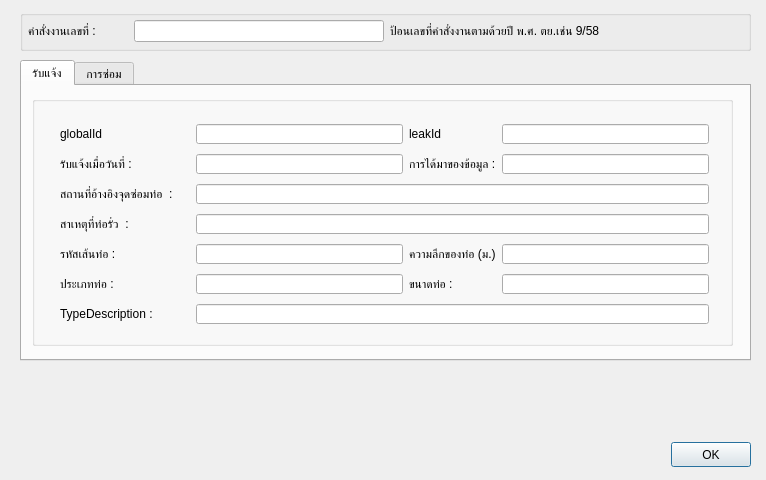
<?xml version="1.0" encoding="UTF-8"?>
<ui version="4.0">
 <class>Dialog</class>
 <widget class="QDialog" name="Dialog">
  <property name="geometry">
   <rect>
    <x>0</x>
    <y>0</y>
    <width>766</width>
    <height>480</height>
   </rect>
  </property>
  <property name="minimumSize">
   <size>
    <width>0</width>
    <height>480</height>
   </size>
  </property>
  <property name="maximumSize">
   <size>
    <width>766</width>
    <height>480</height>
   </size>
  </property>
  <property name="windowTitle">
   <string>Dialog</string>
  </property>
  <widget class="QGroupBox" name="groupBox">
   <property name="geometry">
    <rect>
     <x>20</x>
     <y>10</y>
     <width>731</width>
     <height>41</height>
    </rect>
   </property>
   <property name="title">
    <string/>
   </property>
   <widget class="QWidget" name="layoutWidget">
    <property name="geometry">
     <rect>
      <x>8</x>
      <y>10</y>
      <width>711</width>
      <height>22</height>
     </rect>
    </property>
    <layout class="QGridLayout" name="gridLayout">
     <item row="0" column="0">
      <widget class="QLabel" name="label">
       <property name="minimumSize">
        <size>
         <width>100</width>
         <height>0</height>
        </size>
       </property>
       <property name="maximumSize">
        <size>
         <width>100</width>
         <height>16777215</height>
        </size>
       </property>
       <property name="baseSize">
        <size>
         <width>100</width>
         <height>0</height>
        </size>
       </property>
       <property name="text">
        <string>คำสั่งงานเลขที่ : </string>
       </property>
      </widget>
     </item>
     <item row="0" column="1">
      <widget class="QLineEdit" name="leakNo">
       <property name="minimumSize">
        <size>
         <width>250</width>
         <height>0</height>
        </size>
       </property>
       <property name="maximumSize">
        <size>
         <width>250</width>
         <height>16777215</height>
        </size>
       </property>
      </widget>
     </item>
     <item row="0" column="2">
      <widget class="QLabel" name="label_2">
       <property name="text">
        <string>ป้อนเลขที่คำสั่งงานตามด้วยปี พ.ศ. ตย.เช่น 9/58</string>
       </property>
      </widget>
     </item>
    </layout>
   </widget>
  </widget>
  <widget class="QTabWidget" name="tabWidget">
   <property name="geometry">
    <rect>
     <x>20</x>
     <y>60</y>
     <width>731</width>
     <height>301</height>
    </rect>
   </property>
   <property name="currentIndex">
    <number>0</number>
   </property>
   <widget class="QWidget" name="tab">
    <attribute name="title">
     <string>รับแจ้ง</string>
    </attribute>
    <widget class="QGroupBox" name="groupBox_3">
     <property name="geometry">
      <rect>
       <x>10</x>
       <y>10</y>
       <width>701</width>
       <height>250</height>
      </rect>
     </property>
     <property name="title">
      <string/>
     </property>
     <widget class="QWidget" name="">
      <property name="geometry">
       <rect>
        <x>22</x>
        <y>22</y>
        <width>661</width>
        <height>212</height>
       </rect>
      </property>
      <layout class="QGridLayout" name="gridLayout_2">
       <property name="leftMargin">
        <number>6</number>
       </property>
       <property name="topMargin">
        <number>6</number>
       </property>
       <property name="rightMargin">
        <number>6</number>
       </property>
       <property name="bottomMargin">
        <number>6</number>
       </property>
       <property name="verticalSpacing">
        <number>10</number>
       </property>
       <item row="0" column="0">
        <widget class="QLabel" name="label_48">
         <property name="minimumSize">
          <size>
           <width>130</width>
           <height>0</height>
          </size>
         </property>
         <property name="text">
          <string>globalId</string>
         </property>
        </widget>
       </item>
       <item row="0" column="1">
        <widget class="QLineEdit" name="globalId">
         <property name="enabled">
          <bool>true</bool>
         </property>
         <property name="minimumSize">
          <size>
           <width>0</width>
           <height>0</height>
          </size>
         </property>
         <property name="maximumSize">
          <size>
           <width>16777215</width>
           <height>16777215</height>
          </size>
         </property>
        </widget>
       </item>
       <item row="0" column="2">
        <widget class="QLabel" name="label_50">
         <property name="minimumSize">
          <size>
           <width>70</width>
           <height>0</height>
          </size>
         </property>
         <property name="maximumSize">
          <size>
           <width>70</width>
           <height>16777215</height>
          </size>
         </property>
         <property name="text">
          <string>leakId</string>
         </property>
        </widget>
       </item>
       <item row="0" column="3">
        <widget class="QLineEdit" name="leakId">
         <property name="enabled">
          <bool>true</bool>
         </property>
         <property name="minimumSize">
          <size>
           <width>0</width>
           <height>0</height>
          </size>
         </property>
         <property name="maximumSize">
          <size>
           <width>16777215</width>
           <height>16777215</height>
          </size>
         </property>
        </widget>
       </item>
       <item row="1" column="0">
        <widget class="QLabel" name="label_7">
         <property name="minimumSize">
          <size>
           <width>130</width>
           <height>0</height>
          </size>
         </property>
         <property name="text">
          <string>รับแจ้งเมื่อวันที่ :</string>
         </property>
        </widget>
       </item>
       <item row="1" column="1">
        <widget class="QLineEdit" name="leakDatetime"/>
       </item>
       <item row="1" column="2">
        <widget class="QLabel" name="label_19">
         <property name="minimumSize">
          <size>
           <width>0</width>
           <height>0</height>
          </size>
         </property>
         <property name="text">
          <string>การได้มาของข้อมูล :</string>
         </property>
        </widget>
       </item>
       <item row="1" column="3">
        <widget class="QLineEdit" name="informer"/>
       </item>
       <item row="2" column="0">
        <widget class="QLabel" name="label_44">
         <property name="minimumSize">
          <size>
           <width>130</width>
           <height>0</height>
          </size>
         </property>
         <property name="text">
          <string>สถานที่อ้างอิงจุดซ่อมท่อ  :</string>
         </property>
        </widget>
       </item>
       <item row="3" column="0">
        <widget class="QLabel" name="label_45">
         <property name="minimumSize">
          <size>
           <width>130</width>
           <height>0</height>
          </size>
         </property>
         <property name="text">
          <string>สาเหตุที่ท่อรั่ว  :</string>
         </property>
        </widget>
       </item>
       <item row="4" column="0">
        <widget class="QLabel" name="label_41">
         <property name="minimumSize">
          <size>
           <width>130</width>
           <height>0</height>
          </size>
         </property>
         <property name="text">
          <string>รหัสเส้นท่อ :</string>
         </property>
        </widget>
       </item>
       <item row="4" column="1">
        <widget class="QLineEdit" name="pipeId">
         <property name="minimumSize">
          <size>
           <width>0</width>
           <height>0</height>
          </size>
         </property>
        </widget>
       </item>
       <item row="4" column="2">
        <widget class="QLabel" name="label_18">
         <property name="minimumSize">
          <size>
           <width>0</width>
           <height>0</height>
          </size>
         </property>
         <property name="maximumSize">
          <size>
           <width>16777215</width>
           <height>16777215</height>
          </size>
         </property>
         <property name="text">
          <string>ความลึกของท่อ (ม.)</string>
         </property>
        </widget>
       </item>
       <item row="4" column="3">
        <widget class="QLineEdit" name="depth">
         <property name="minimumSize">
          <size>
           <width>50</width>
           <height>0</height>
          </size>
         </property>
        </widget>
       </item>
       <item row="5" column="0">
        <widget class="QLabel" name="label_4">
         <property name="text">
          <string>ประเภทท่อ :</string>
         </property>
        </widget>
       </item>
       <item row="5" column="1">
        <widget class="QLineEdit" name="pipeType"/>
       </item>
       <item row="5" column="2">
        <widget class="QLabel" name="label_5">
         <property name="text">
          <string>ขนาดท่อ :</string>
         </property>
        </widget>
       </item>
       <item row="5" column="3">
        <widget class="QLineEdit" name="pipeSize"/>
       </item>
       <item row="6" column="0">
        <widget class="QLabel" name="label_6">
         <property name="text">
          <string>TypeDescription :</string>
         </property>
        </widget>
       </item>
       <item row="6" column="1" colspan="3">
        <widget class="QLineEdit" name="typeDescription"/>
       </item>
       <item row="2" column="1" colspan="3">
        <widget class="QLineEdit" name="locate"/>
       </item>
       <item row="3" column="1" colspan="3">
        <widget class="QLineEdit" name="cause"/>
       </item>
      </layout>
     </widget>
    </widget>
   </widget>
   <widget class="QWidget" name="tab_2">
    <attribute name="title">
     <string>การซ่อม</string>
    </attribute>
    <widget class="QGroupBox" name="groupBox_2">
     <property name="geometry">
      <rect>
       <x>10</x>
       <y>10</y>
       <width>701</width>
       <height>250</height>
      </rect>
     </property>
     <property name="title">
      <string/>
     </property>
     <widget class="QWidget" name="">
      <property name="geometry">
       <rect>
        <x>18</x>
        <y>20</y>
        <width>671</width>
        <height>182</height>
       </rect>
      </property>
      <layout class="QGridLayout" name="gridLayout_3">
       <property name="leftMargin">
        <number>6</number>
       </property>
       <property name="topMargin">
        <number>6</number>
       </property>
       <property name="rightMargin">
        <number>6</number>
       </property>
       <property name="bottomMargin">
        <number>6</number>
       </property>
       <property name="verticalSpacing">
        <number>10</number>
       </property>
       <item row="0" column="0">
        <widget class="QLabel" name="label_24">
         <property name="minimumSize">
          <size>
           <width>90</width>
           <height>0</height>
          </size>
         </property>
         <property name="text">
          <string>ผู้ซ่อม :</string>
         </property>
        </widget>
       </item>
       <item row="1" column="0">
        <widget class="QLabel" name="label_25">
         <property name="minimumSize">
          <size>
           <width>90</width>
           <height>0</height>
          </size>
         </property>
         <property name="text">
          <string>ค่าใช้จ่ายงานซ่อม :</string>
         </property>
        </widget>
       </item>
       <item row="1" column="1">
        <widget class="QLineEdit" name="repairCost">
         <property name="minimumSize">
          <size>
           <width>150</width>
           <height>0</height>
          </size>
         </property>
         <property name="maximumSize">
          <size>
           <width>150</width>
           <height>16777215</height>
          </size>
         </property>
        </widget>
       </item>
       <item row="1" column="2">
        <widget class="QLabel" name="label_3">
         <property name="text">
          <string>บาท</string>
         </property>
        </widget>
       </item>
       <item row="1" column="3">
        <spacer name="horizontalSpacer_7">
         <property name="orientation">
          <enum>Qt::Horizontal</enum>
         </property>
         <property name="sizeHint" stdset="0">
          <size>
           <width>40</width>
           <height>20</height>
          </size>
         </property>
        </spacer>
       </item>
       <item row="1" column="4">
        <spacer name="horizontalSpacer_9">
         <property name="orientation">
          <enum>Qt::Horizontal</enum>
         </property>
         <property name="sizeHint" stdset="0">
          <size>
           <width>40</width>
           <height>20</height>
          </size>
         </property>
        </spacer>
       </item>
       <item row="2" column="0">
        <widget class="QLabel" name="label_26">
         <property name="minimumSize">
          <size>
           <width>90</width>
           <height>0</height>
          </size>
         </property>
         <property name="text">
          <string>ตรวจงานซ่อมวันที่ :</string>
         </property>
        </widget>
       </item>
       <item row="2" column="1">
        <widget class="QLineEdit" name="repairDatetime">
         <property name="minimumSize">
          <size>
           <width>150</width>
           <height>0</height>
          </size>
         </property>
         <property name="maximumSize">
          <size>
           <width>150</width>
           <height>16777215</height>
          </size>
         </property>
        </widget>
       </item>
       <item row="2" column="3">
        <spacer name="horizontalSpacer_6">
         <property name="orientation">
          <enum>Qt::Horizontal</enum>
         </property>
         <property name="sizeHint" stdset="0">
          <size>
           <width>40</width>
           <height>20</height>
          </size>
         </property>
        </spacer>
       </item>
       <item row="2" column="4">
        <spacer name="horizontalSpacer_10">
         <property name="orientation">
          <enum>Qt::Horizontal</enum>
         </property>
         <property name="sizeHint" stdset="0">
          <size>
           <width>40</width>
           <height>20</height>
          </size>
         </property>
        </spacer>
       </item>
       <item row="3" column="0">
        <widget class="QLabel" name="label_28">
         <property name="minimumSize">
          <size>
           <width>90</width>
           <height>0</height>
          </size>
         </property>
         <property name="text">
          <string>อุปกรณ์ที่ใช้ :</string>
         </property>
        </widget>
       </item>
       <item row="4" column="0">
        <widget class="QLabel" name="label_29">
         <property name="minimumSize">
          <size>
           <width>90</width>
           <height>0</height>
          </size>
         </property>
         <property name="text">
          <string>ผู้ควบคุมงานซ่อม :</string>
         </property>
        </widget>
       </item>
       <item row="5" column="0">
        <widget class="QLabel" name="label_34">
         <property name="minimumSize">
          <size>
           <width>90</width>
           <height>0</height>
          </size>
         </property>
         <property name="text">
          <string>หมายเหตุ :</string>
         </property>
        </widget>
       </item>
       <item row="2" column="2">
        <spacer name="horizontalSpacer_2">
         <property name="orientation">
          <enum>Qt::Horizontal</enum>
         </property>
         <property name="sizeHint" stdset="0">
          <size>
           <width>40</width>
           <height>20</height>
          </size>
         </property>
        </spacer>
       </item>
       <item row="0" column="1" colspan="4">
        <widget class="QLineEdit" name="repairBy"/>
       </item>
       <item row="3" column="1" colspan="4">
        <widget class="QLineEdit" name="description"/>
       </item>
       <item row="4" column="1" colspan="4">
        <widget class="QLineEdit" name="checker"/>
       </item>
       <item row="5" column="1" colspan="4">
        <widget class="QLineEdit" name="remark"/>
       </item>
      </layout>
     </widget>
    </widget>
   </widget>
  </widget>
  <widget class="QWidget" name="layoutWidget">
   <property name="geometry">
    <rect>
     <x>20</x>
     <y>439</y>
     <width>731</width>
     <height>31</height>
    </rect>
   </property>
   <layout class="QHBoxLayout" name="horizontalLayout">
    <item>
     <spacer name="horizontalSpacer_8">
      <property name="orientation">
       <enum>Qt::Horizontal</enum>
      </property>
      <property name="sizeHint" stdset="0">
       <size>
        <width>40</width>
        <height>25</height>
       </size>
      </property>
     </spacer>
    </item>
    <item>
     <widget class="QPushButton" name="okBtn">
      <property name="minimumSize">
       <size>
        <width>0</width>
        <height>25</height>
       </size>
      </property>
      <property name="maximumSize">
       <size>
        <width>16777215</width>
        <height>25</height>
       </size>
      </property>
      <property name="text">
       <string>OK</string>
      </property>
     </widget>
    </item>
   </layout>
  </widget>
 </widget>
 <resources/>
 <connections/>
</ui>
